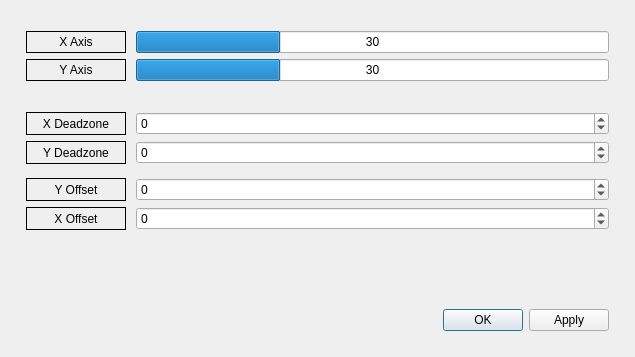
<?xml version="1.0" encoding="UTF-8"?>
<ui version="4.0">
 <class>Dialog</class>
 <widget class="QDialog" name="Dialog">
  <property name="geometry">
   <rect>
    <x>0</x>
    <y>0</y>
    <width>635</width>
    <height>357</height>
   </rect>
  </property>
  <property name="windowTitle">
   <string>Joystick Configuration</string>
  </property>
  <layout class="QVBoxLayout" name="verticalLayout_1">
   <item>
    <layout class="QVBoxLayout" name="mainBox">
     <property name="leftMargin">
      <number>15</number>
     </property>
     <property name="topMargin">
      <number>20</number>
     </property>
     <property name="rightMargin">
      <number>15</number>
     </property>
     <property name="bottomMargin">
      <number>5</number>
     </property>
     <item>
      <layout class="QHBoxLayout" name="xAxisBox">
       <property name="spacing">
        <number>10</number>
       </property>
       <property name="leftMargin">
        <number>0</number>
       </property>
       <property name="rightMargin">
        <number>0</number>
       </property>
       <item>
        <widget class="QLabel" name="xAxisLabel">
         <property name="minimumSize">
          <size>
           <width>100</width>
           <height>0</height>
          </size>
         </property>
         <property name="baseSize">
          <size>
           <width>0</width>
           <height>0</height>
          </size>
         </property>
         <property name="frameShape">
          <enum>QFrame::Shape::Box</enum>
         </property>
         <property name="frameShadow">
          <enum>QFrame::Shadow::Plain</enum>
         </property>
         <property name="midLineWidth">
          <number>0</number>
         </property>
         <property name="text">
          <string>X Axis</string>
         </property>
         <property name="alignment">
          <set>Qt::AlignmentFlag::AlignCenter</set>
         </property>
        </widget>
       </item>
       <item>
        <widget class="QProgressBar" name="xAxisBar">
         <property name="minimum">
          <number>-512</number>
         </property>
         <property name="maximum">
          <number>512</number>
         </property>
         <property name="value">
          <number>-200</number>
         </property>
         <property name="format">
          <string>%p</string>
         </property>
        </widget>
       </item>
      </layout>
     </item>
     <item>
      <layout class="QHBoxLayout" name="yAxisBox">
       <property name="spacing">
        <number>10</number>
       </property>
       <property name="leftMargin">
        <number>0</number>
       </property>
       <property name="rightMargin">
        <number>0</number>
       </property>
       <item>
        <widget class="QLabel" name="yAxisLabel">
         <property name="minimumSize">
          <size>
           <width>100</width>
           <height>0</height>
          </size>
         </property>
         <property name="frameShape">
          <enum>QFrame::Shape::Box</enum>
         </property>
         <property name="text">
          <string>Y Axis</string>
         </property>
         <property name="alignment">
          <set>Qt::AlignmentFlag::AlignCenter</set>
         </property>
        </widget>
       </item>
       <item>
        <widget class="QProgressBar" name="yAxisBar">
         <property name="minimum">
          <number>-512</number>
         </property>
         <property name="maximum">
          <number>512</number>
         </property>
         <property name="value">
          <number>-200</number>
         </property>
         <property name="format">
          <string>%p</string>
         </property>
        </widget>
       </item>
      </layout>
     </item>
     <item>
      <spacer name="verticalSpacer_1">
       <property name="orientation">
        <enum>Qt::Orientation::Vertical</enum>
       </property>
       <property name="sizeType">
        <enum>QSizePolicy::Policy::Fixed</enum>
       </property>
       <property name="sizeHint" stdset="0">
        <size>
         <width>20</width>
         <height>25</height>
        </size>
       </property>
      </spacer>
     </item>
     <item>
      <layout class="QHBoxLayout" name="xDeadzoneBox">
       <property name="spacing">
        <number>10</number>
       </property>
       <property name="topMargin">
        <number>0</number>
       </property>
       <item>
        <widget class="QLabel" name="xDeadzoneLabel">
         <property name="maximumSize">
          <size>
           <width>100</width>
           <height>16777215</height>
          </size>
         </property>
         <property name="frameShape">
          <enum>QFrame::Shape::Box</enum>
         </property>
         <property name="text">
          <string>X Deadzone</string>
         </property>
         <property name="alignment">
          <set>Qt::AlignmentFlag::AlignCenter</set>
         </property>
        </widget>
       </item>
       <item>
        <widget class="QSpinBox" name="xDeadzoneInput">
         <property name="minimum">
          <number>-512</number>
         </property>
         <property name="maximum">
          <number>512</number>
         </property>
        </widget>
       </item>
      </layout>
     </item>
     <item>
      <layout class="QHBoxLayout" name="yDeadzoneBox">
       <property name="spacing">
        <number>10</number>
       </property>
       <property name="leftMargin">
        <number>0</number>
       </property>
       <property name="rightMargin">
        <number>0</number>
       </property>
       <item>
        <widget class="QLabel" name="yDeadzoneLabel">
         <property name="minimumSize">
          <size>
           <width>100</width>
           <height>0</height>
          </size>
         </property>
         <property name="maximumSize">
          <size>
           <width>100</width>
           <height>16777215</height>
          </size>
         </property>
         <property name="frameShape">
          <enum>QFrame::Shape::Box</enum>
         </property>
         <property name="text">
          <string>Y Deadzone</string>
         </property>
         <property name="alignment">
          <set>Qt::AlignmentFlag::AlignCenter</set>
         </property>
        </widget>
       </item>
       <item>
        <widget class="QSpinBox" name="yDeadzoneInput">
         <property name="minimum">
          <number>-512</number>
         </property>
         <property name="maximum">
          <number>512</number>
         </property>
        </widget>
       </item>
      </layout>
     </item>
     <item>
      <spacer name="verticalSpacer_2">
       <property name="orientation">
        <enum>Qt::Orientation::Vertical</enum>
       </property>
       <property name="sizeType">
        <enum>QSizePolicy::Policy::Fixed</enum>
       </property>
       <property name="sizeHint" stdset="0">
        <size>
         <width>20</width>
         <height>8</height>
        </size>
       </property>
      </spacer>
     </item>
     <item>
      <layout class="QHBoxLayout" name="yOffsetBox">
       <property name="spacing">
        <number>10</number>
       </property>
       <property name="leftMargin">
        <number>0</number>
       </property>
       <property name="topMargin">
        <number>0</number>
       </property>
       <item>
        <widget class="QLabel" name="yOffsetLabel">
         <property name="maximumSize">
          <size>
           <width>100</width>
           <height>16777215</height>
          </size>
         </property>
         <property name="frameShape">
          <enum>QFrame::Shape::Box</enum>
         </property>
         <property name="text">
          <string>Y Offset</string>
         </property>
         <property name="alignment">
          <set>Qt::AlignmentFlag::AlignCenter</set>
         </property>
        </widget>
       </item>
       <item>
        <widget class="QSpinBox" name="yOffsetInput">
         <property name="minimum">
          <number>-512</number>
         </property>
         <property name="maximum">
          <number>512</number>
         </property>
        </widget>
       </item>
      </layout>
     </item>
     <item>
      <layout class="QHBoxLayout" name="xOffsetBox">
       <property name="spacing">
        <number>10</number>
       </property>
       <property name="topMargin">
        <number>0</number>
       </property>
       <item>
        <widget class="QLabel" name="xOffsetLabel">
         <property name="maximumSize">
          <size>
           <width>100</width>
           <height>16777215</height>
          </size>
         </property>
         <property name="frameShape">
          <enum>QFrame::Shape::Box</enum>
         </property>
         <property name="text">
          <string>X Offset</string>
         </property>
         <property name="alignment">
          <set>Qt::AlignmentFlag::AlignCenter</set>
         </property>
        </widget>
       </item>
       <item>
        <widget class="QSpinBox" name="xOffsetInput">
         <property name="minimum">
          <number>-512</number>
         </property>
         <property name="maximum">
          <number>512</number>
         </property>
        </widget>
       </item>
      </layout>
     </item>
     <item>
      <spacer name="verticalSpacer_3">
       <property name="orientation">
        <enum>Qt::Orientation::Vertical</enum>
       </property>
       <property name="sizeType">
        <enum>QSizePolicy::Policy::Expanding</enum>
       </property>
       <property name="sizeHint" stdset="0">
        <size>
         <width>20</width>
         <height>40</height>
        </size>
       </property>
      </spacer>
     </item>
     <item>
      <widget class="QDialogButtonBox" name="buttonBox">
       <property name="focusPolicy">
        <enum>Qt::FocusPolicy::StrongFocus</enum>
       </property>
       <property name="orientation">
        <enum>Qt::Orientation::Horizontal</enum>
       </property>
       <property name="standardButtons">
        <set>QDialogButtonBox::StandardButton::Apply|QDialogButtonBox::StandardButton::Ok</set>
       </property>
       <property name="centerButtons">
        <bool>false</bool>
       </property>
      </widget>
     </item>
     <item>
      <spacer name="verticalSpacer_4">
       <property name="orientation">
        <enum>Qt::Orientation::Vertical</enum>
       </property>
       <property name="sizeType">
        <enum>QSizePolicy::Policy::Fixed</enum>
       </property>
       <property name="sizeHint" stdset="0">
        <size>
         <width>20</width>
         <height>10</height>
        </size>
       </property>
      </spacer>
     </item>
    </layout>
   </item>
  </layout>
 </widget>
 <resources/>
 <connections>
  <connection>
   <sender>buttonBox</sender>
   <signal>accepted()</signal>
   <receiver>Dialog</receiver>
   <slot>accept()</slot>
   <hints>
    <hint type="sourcelabel">
     <x>248</x>
     <y>254</y>
    </hint>
    <hint type="destinationlabel">
     <x>157</x>
     <y>274</y>
    </hint>
   </hints>
  </connection>
 </connections>
</ui>
